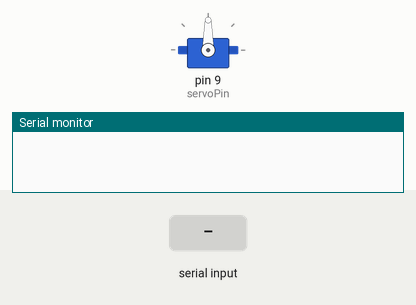
Simulated run of this sketch. Board: Arduino Uno, built with avr-gcc and run on an emulated ATmega328P. On the bench: servo, the last lines printed to the serial monitor. The test bench sets the inputs (shaded band).

Above: at 1.2 s.
1.3 s: "r" received over Serial
At 2.7 s:
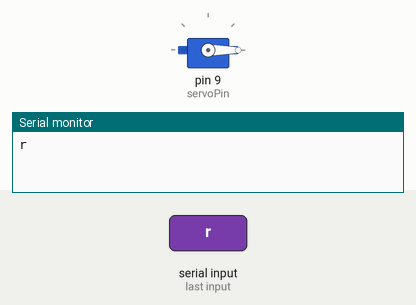
3.8 s: "l" received over Serial
At 5.7 s:
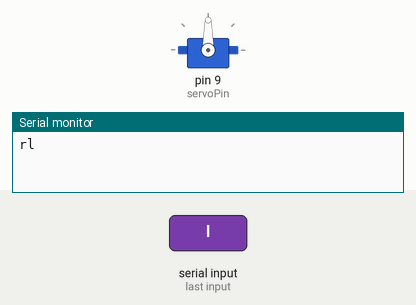
Timing chart, 0 to 7.2 s (numbered marks = the images above; inputs shaded):
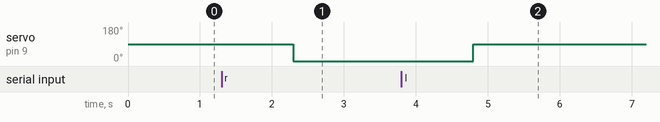

The sketch:

motorControl.ino
```cpp
#include <Servo.h>

Servo servo;
const int servoPin = 9;

void setup() {
  servo.attach(servoPin);
  Serial.begin(115200);
}

String readSerial(){
  String str="";
  char ch;

  while( Serial.available() > 0 )
  {
    ch = Serial.read();
    str.concat(ch);
    delay(10);
  }

  return str;
}

void loop() {

  if(Serial.available()){
    char tmp[100];
    String str="";
    byte len=Serial.readBytes(tmp, 20);

    for(int i = 0; i < len; i++){
      Serial.print(tmp[i]);
      str.concat(tmp[i]);
    }

    if(str=="r"){
      servo.write(0);
    }
    else if(str=="l"){
      servo.write(90);
    }

  }


  //while(Serial.available() > 0){

      //servo.write(0);    //0도로 이동
      //delay(1000);       //1초 대기
      //servo.write(90);   //90도로 이동
      //delay(1000);       //1초 대기
      //servo.write(180);  //180도로 이동
      //delay(1000);       //1초 대기 다시 처음으로 돌아감
  //}
}
```

Measured:
- after the input at 1.3 s, servo on pin 9 (servoPin): 90° → 0° after 1.0 s
- after the input at 3.8 s, servo on pin 9 (servoPin): 0° → 90° after 1.0 s
